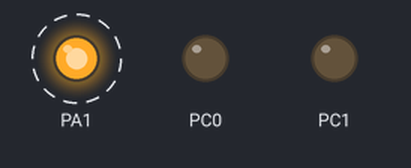
This program was run on a simulated ATmega32, built with avr-gcc and emulated at 8 MHz. On the bench: output pins drawn as LEDs (lit = HIGH). Dashed ring = blinking.

Above: at 0.2 s.
Timing chart, 0 to 3.0 s (numbered marks = the images above):
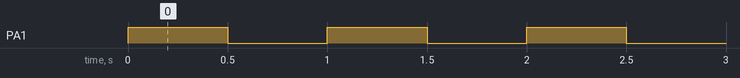

The program:

main.c
```c
// (licence header left out)
/****************************************************************************************************
****************************       HEADERS DECLARATION       ****************************************
*****************************************************************************************************/
#include "main.h"

/****************************************************************************************************
****************************   GLOB. VARIABLES DECLARATION    ***************************************
*****************************************************************************************************/

/****************************************************************************************************
**************************     STATIC FUNCTIONS DECLARATION      ************************************
*****************************************************************************************************/

/****************************************************************************************************
****************************         STATIC FUNTIONS         ****************************************
*****************************************************************************************************/

/****************************************************************************************************
*				©2022 - 2032 Siavash Taher Parvar All Rights Reserved.
*
*		 @Brief Description:
*			Function Status: 	DRAFT
*					(DRAFT , PRILIMINARY, CHECKED, RELEASED)
*	************************************************************************************************
*	Author:		Siavash Taher Parvar					Checked By:
*	Date:		mm/dd/yyyy
*	Version:	xx
*	Revision:	xx
*	************************************************************************************************
*	Function Name:
*	Function Scope:			Local(static)
*	Function Parameters:
*	Function Return Type:
*	************************************************************************************************
*	@Detailed Description: (Do numbering and tag the number to each part of code)
*	(1)
*	(2)
*	(3)
*	.
*	.
*	.
*	************************************************************************************************
*	Revision History (Description, author, date: mm/dd/yyyy)
*
*	************************************************************************************************
*	License: Private License (Contact for more info.)
*	Email: s.taherparvar@gmail.com
****************************************************************************************************/

/****************************************************************************************************
*				©2022 - 2032 Siavash Taher Parvar All Rights Reserved.
*
*		 @Brief Description:
*			Function Status: 	DRAFT
*					(DRAFT , PRILIMINARY, CHECKED, RELEASED)
*	************************************************************************************************
*	Author:		Siavash Taher Parvar					Checked By:
*	Date:		08/25/2022
*	Version:	01
*	Revision:	00
*	************************************************************************************************
*	Function Name:			main
*	Function Scope:			Local(static)
*	Function Parameters:	void
*	Function Return Type:	int
*	************************************************************************************************
*	@Detailed Description: (Do numbering and tag the number to each part of code)
*	(1)
*	(2)
*	(3)
*	.
*	.
*	.
*	************************************************************************************************
*	Revision History (Description, author, date: mm/dd/yyyy)
*
*	************************************************************************************************
*	License: Private License (Contact for more info.)
*	Email: s.taherparvar@gmail.com
****************************************************************************************************/
int main(void){
	DDRA |= (1 << 1);
	unsigned int data[100]={0xa1};
	_init_I2C();

	PORTA ^= (1 << 1);
	_delay_ms(500);
	PORTA ^= (1 << 1);
	_delay_ms(500);
	PORTA ^= (1 << 1);
	_delay_ms(500);
	PORTA ^= (1 << 1);
	_delay_ms(500);
	PORTA ^= (1 << 1);
	_delay_ms(500);
	PORTA ^= (1 << 1);
	_delay_ms(500);
	PORTA ^= (1 << 1);
	_delay_ms(500);
	PORTA ^= (1 << 1);
	_delay_ms(500);
	/* Replace with your application code */
	while (1){
		SendDataOnI2C( 0x52, data, 2);
		PORTA ^= (1 << 1);
		_delay_ms(500);
	}
	return 0;
}

/**************************   (C)SIAVASH TAHER PARVAR ALL RIGHTS RESERVED   ************************/
/************************************     END OF THE FILE      *************************************/
```

main.h
```c
// (licence header left out)
#ifndef MAIN_H_
#define MAIN_H_
/****************************************************************************************************
****************************       HEADERS DECLARATION       ****************************************
*****************************************************************************************************/
#include "avr/io.h"
#include "avr/interrupt.h"
#include "util/delay.h"
//#include "pushbutton_driver.h"
#include "../MEDWatch/drv/i2c_drv/i2c_driver.h"

/****************************************************************************************************
****************************   CONST VARIABLES DECLARATION    ***************************************
*****************************************************************************************************/

/****************************************************************************************************
****************************    EXT. VARIABLES DECLARATION    ***************************************
*****************************************************************************************************/


#endif /* MAIN_H_  */

/****************************************************************************************************
*	Revision History (Description, author, date: mm/dd/yyyy)
*
****************************************************************************************************/

/**************************   (C)SIAVASH TAHER PARVAR ALL RIGHTS RESERVED   ************************/
/************************************     END OF THE FILE      *************************************/
```

i2c_driver.c
```c
#include "i2c_driver.h"
#include "avr/io.h"
#include "avr/interrupt.h"

ISR(TWI_vect){
	TWCR |= (1 << TWINT);
}

static void I2CErrorChecker( unsigned int condition){

}

void _init_I2C( void ){
	DDRC |= (1 << 0) | (1 << 1);

	TWBR = 0X02;			// For 400KHz frequency clock on SCL it should be 8000000/(16+(2 * 2 (TWBR) * 4^0(TWPS)))
	TWCR |= (1 << TWIE);	// TWI Interrupt Enable

	sei();
}

unsigned int SendDataOnI2C( unsigned addr, unsigned int *data, unsigned int buffSize){
	TWCR |= (1<<TWINT)|(1<<TWSTA)| (1<<TWEN);	//Send START condition
	while (!(TWCR & (1<<TWINT)));				//Wait for TWINT Flag set. This indicates that the START condition has been transmitted
	TWCR |= (1 << TWINT);
	if ((TWSR & 0xF8) != START){				//Check value of TWI Status Register. Mask prescaler bits. If status different from	START go to ERROR
		I2CErrorChecker( START );
	}
	TWDR = (addr | WRITE);						//Load SLA_W into TWDR Register. Clear TWINT bit in TWCR to start transmission of address
	TWCR |= (1<<TWINT) | (1<<TWEN);
	while (!(TWCR & (1<<TWINT)));				//Wait for TWINT Flag set. This indicates that the SLA+W has been transmitted, and ACK/NACK has been received.
	TWCR |= (1 << TWINT);
	if ((TWSR & 0xF8) != MT_SLA_ACK){			//Check value of TWI Status Register. Mask prescaler bits. If status different from	MT_SLA_ACK go to ERROR
		I2CErrorChecker( MT_SLA_ACK );
	}
	for(unsigned int counter = 0; counter < buffSize; ++counter){
		TWDR = *(data + counter);									//Load DATA into TWDR Register. Clear TWINT bit in TWCR to start transmission of data
		TWCR |= (1<<TWINT) | (1<<TWEN);
		while (!(TWCR & (1<<TWINT)));								//Wait for TWINT Flag set. This indicates that the DATA has been transmitted, and ACK/NACK has been received.
		TWCR |= (1 << TWINT);
		if ((TWSR & 0xF8) != MT_DATA_ACK){							//Check value of TWI Status Register. Mask prescaler bits. If status different from MT_DATA_ACK go to ERROR
			I2CErrorChecker(MT_DATA_ACK);
			break;
		}
	}
	TWCR |= (1<<TWINT)|(1<<TWEN)|(1<<TWSTO);		//Transmit STOP condition
}

unsigned int *ReceiveDataFromI2C( unsigned addr, unsigned int buffSize){
	unsigned int data[255] = {0};
}
```

i2c_driver.h
```c
#ifndef	I2C_DRIVER_H
#define I2C_DRIVER_H

//General Constants for I2C peripheral
#define WRITE				0X00
#define READ				0X01
#define START				0X08
#define	RE_START			0X10

//Status Codes for Master Transmitter Mode
#define MT_SLA_ACK			0X18
#define MT_SLA_NOT_ACK		0X20
#define MT_DATA_ACK			0X28
#define	MT_DATA_NOT_ACK		0X30

//Status Codes for Master Receiver Mode
#define	MR_SLA_ACK			0X40
#define MR_SLA_NOT_ACK		0X48
#define MR_DATA_ACK			0X50
#define MR_DATA_NOT_ACK		0X58

void _init_I2C( void );
unsigned int SendDataOnI2C( unsigned addr, unsigned int *data, unsigned int buffSize);


#endif
```

Measured:
- by itself, PA1: alternates HIGH for 0.50 s and LOW for 0.50 s, 8 changes in all, then stays LOW
